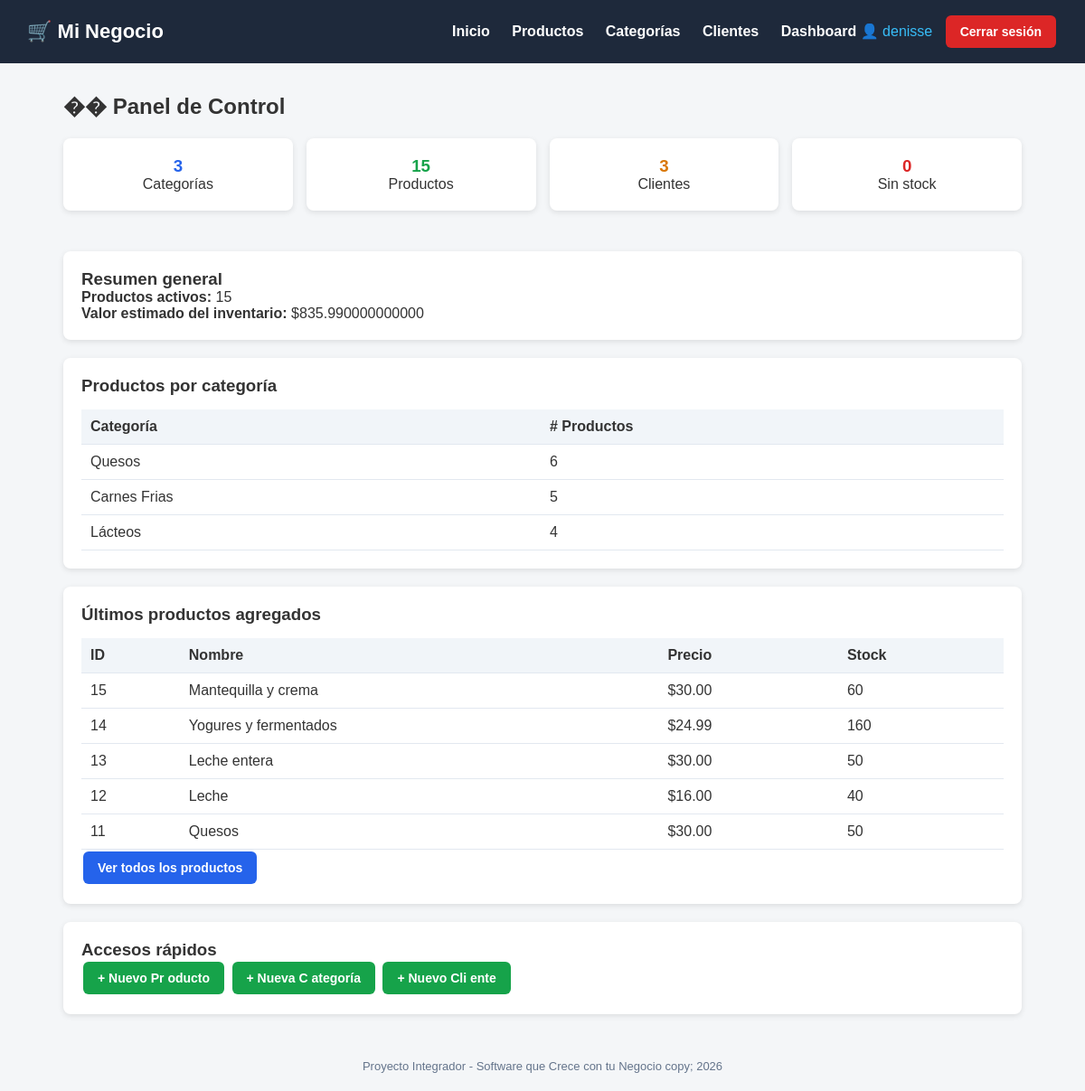
The page /dashboard/ (signed in) on the database its author committed.
### tienda/models.py (models this page shows, shortened)
class Categoria(models.Model):
    nombre = models.CharField(max_length=100)
    descripcion = models.TextField(blank=True, null=True)
    class Meta:
        verbose_name = "Categoría"
        verbose_name_plural = "Categorías"

class Producto(models.Model):
    nombre = models.CharField(max_length=200)
    descripcion = models.TextField(blank=True, null=True)
    precio = models.DecimalField(max_digits=10, decimal_places=2)
    stock = models.IntegerField(default=0)
    categoria = models.ForeignKey(
        Categoria,
        on_delete=models.CASCADE
    )
    fecha_creacion = models.DateTimeField(auto_now_add=True)
    activo = models.BooleanField(default=True)
    class Meta:
        verbose_name = "Producto"
        verbose_name_plural = "Productos"
        ordering = ['nombre']

### tienda/views.py (the view)
# urls.py: path('dashboard/', views.dashboard, name='dashboard'),
@login_required
def dashboard(request):
    total_categorias = Categoria.objects.count()
    total_productos = Producto.objects.count()
    total_clientes = Cliente.objects.count()
    productos_activos = Producto.objects.filter(activo=True).count()
    productos_sin_stock = Producto.objects.filter(stock=0).count()
    valor_inventario = Producto.objects.aggregate(
        total=Sum('precio')
    )['total'] or 0
    ultimos_productos = Producto.objects.order_by('-id')[:5]
    por_categoria = (
        Categoria.objects
        .annotate(num_productos=Count('producto'))
        .order_by('-num_productos')
    )
    context = {
        'total_categorias': total_categorias,
        'total_productos': total_productos,
        'total_clientes': total_clientes,
        'productos_activos': productos_activos,
        'productos_sin_stock': productos_sin_stock,
        'valor_inventario': valor_inventario,
        'ultimos_productos': ultimos_productos,
        'por_categoria': por_categoria,
    }
    return render(request, 'tienda/dashboard.html', context)

### tienda/templates/tienda/dashboard.html (shortened to what this page needs)
{% extends 'base.html' %}
{% block content %}
<h2 style="margin-bottom:20px;">�� Panel de Control</h2>
<div style="display:grid; grid-template-columns: repeat(auto-fit, minmax( 200px, 1fr)); gap:15px; margin-bottom:25px;">
 <div class="card" style="text-align:center;">
 <h3 style="color:#2563eb;">{{ total_categorias }}</h3>  <p>Categorías</p>
 </div>
 <div class="card" style="text-align:center;">
 <h3 style="color:#16a34a;">{{ total_productos }}</h3>  <p>Productos</p>
 </div>
 <div class="card" style="text-align:center;">
 <h3 style="color:#d97706;">{{ total_clientes }}</h3>  <p>Clientes</p>
 </div>
 <div class="card" style="text-align:center;">
 <h3 style="color:#dc2626;">{{ productos_sin_stock }}</h3>  <p>Sin stock</p>
 </div>
</div>
<div class="card">
 <h3>Resumen general</h3>
 <p><strong>Productos activos:</strong> {{ productos_activos }}</p>  <p><strong>Valor estimado del inventario:</strong> ${{ valor_inventario  }}</p>
</div>
<div class="card">
 <h3>Productos por categoría</h3>
 <table>
 <thead>
 <tr><th>Categoría</th><th># Productos</th></tr>
 </thead>
 <tbody>
 {% for cat in por_categoria %}
 <tr>
 <td>{{ cat.nombre }}</td>
 <td>{{ cat.num_productos }}</td>
 </tr>
 {% empty %}
 <tr><td colspan="2">No hay categorías registradas.</td></tr>  {% endfor %}
 </tbody>
 </table>
</div>
<div class="card">
 <h3>Últimos productos agregados</h3>
 <table>
 <thead>
 <tr><th>ID</th><th>Nombre</th><th>Precio</th><th>Stock</th></tr>  </thead>
 <tbody>
 {% for p in ultimos_productos %}
 <tr>
 <td>{{ p.id }}</td>
 <td>{{ p.nombre }}</td>
 <td>${{ p.precio }}</td>
 <td>{{ p.stock }}</td>
 </tr>
 {% empty %}
 <tr><td colspan="4">No hay productos registrados.</td></tr>  {% endfor %}
 </tbody>
 </table>
 <a href="{% url 'lista_productos' %}" class="btn btn-primary" style="ma rgin-top:15px;">Ver todos los productos</a>
</div>
<div class="card">
 <h3>Accesos rápidos</h3>
 <a href="{% url 'crear_producto' %}" class="btn btn-success">+ Nuevo Pr oducto</a>
 <a href="{% url 'crear_categoria' %}" class="btn btn-success">+ Nueva C ategoría</a>
 <a href="{% url 'crear_cliente' %}" class="btn btn-success">+ Nuevo Cli ente</a>
</div>
{% endblock %}

### negocio/templates/base.html (shortened to what this page needs)
<!DOCTYPE html>
<html lang="es">
<head>
</head>
<body>
    <header>
        <h1>🛒 Mi Negocio</h1>
        <nav>
            <nav>
            <a href="{% url 'inicio' %}">Inicio</a>
            <a href="{% url 'lista_productos' %}">Productos</a>
            <a href="{% url 'lista_categorias' %}">Categorías</a>
            <a href="{% url 'lista_clientes' %}">Clientes</a>
            {% if user.is_authenticated %}
                <a href="{% url 'dashboard' %}">Dashboard</a>
                <span style="color:#38bdf8;">👤 {{ user.username }}</span>
                <form action="{% url 'logout' %}" method="post" style="display:inline;">
                    <button type="submit" class="btn btn-danger" style="margin-left:10px;">Cerrar sesión</button>
                </form>
            {% else %}
                <a href="{% url 'login' %}">Iniciar sesión</a>
            {% endif %}
        </nav>
    </header>
    <div class="container">
        {% block content %}{% endblock %}
    </div>
    <footer>
        Proyecto Integrador - Software que Crece con tu Negocio copy; {% now "Y" %}
    </footer>
</body>
</html>

### negocio/templates/base.html (style rules this page uses)
* { margin: 0; padding: 0; box-sizing: border-box; }
body { font-family: Arial, sans-serif; background: #f4f6f8; color: #333; }
header { background: #1e293b; color: #fff; padding: 15px 30px; display: flex; justify-content: space-between; align-items: center; }
header h1 { font-size: 22px; }
header nav a { color: #fff; text-decoration: none; margin-left: 20px; font-weight: bold; }
.container { max-width: 1100px; margin: 30px auto; padding: 0 20px; }
.card { background: #fff; border-radius: 8px; padding: 20px; box-shadow: 0 2px 6px rgba(0,0,0,0.1); margin-bottom: 20px; }
.btn { display: inline-block; padding: 10px 16px; border-radius: 6px; text-decoration: none; color: #fff; font-weight: bold; border: none; cursor: pointer; font-size: 14px; margin: 2px; }
.btn-primary { background: #2563eb; }
.btn-success { background: #16a34a; }
.btn-danger { background: #dc2626; }
table { width: 100%; border-collapse: collapse; margin-top: 15px; }
th, td { padding: 10px; text-align: left; border-bottom: 1px solid #e2e8f0; }
th { background: #f1f5f9; }
footer { text-align: center; padding: 20px; color: #64748b; font-size: 13px; }

### rows shown on the page
Categoria: nombre "Quesos", num_productos "6"
Categoria: nombre "Carnes Frias", num_productos "5"
Categoria: nombre "Lácteos", num_productos "4"
Producto: id "15", nombre "Mantequilla y crema", precio "30.00", stock "60"
Producto: id "14", nombre "Yogures y fermentados", precio "24.99", stock "160"
Producto: id "13", nombre "Leche entera", precio "30.00", stock "50"
Producto: id "12", nombre "Leche", precio "16.00", stock "40"
Producto: id "11", nombre "Quesos", precio "30.00", stock "50"

### other values the page prints
{{ user.username }} "denisse"
{{ total_categorias }} "3"
{{ total_productos }} "15"
{{ total_clientes }} "3"
{{ productos_sin_stock }} "0"
{{ productos_activos }} "15"
{{ valor_inventario }} "835.990000000000"
